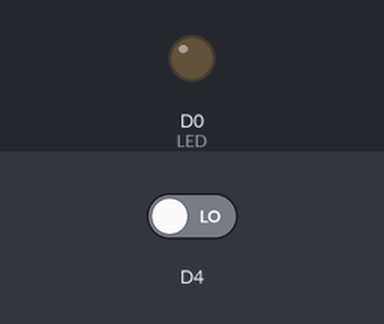
Simulated run of this sketch. Board: ESP8266 (NodeMCU). Parts: output pins drawn as LEDs (lit = HIGH). The test bench sets the inputs (shaded band); at power-on: D4 LOW.

Above: at 2.8 s.
2.9 s: D4 driven HIGH
At 3.5 s:
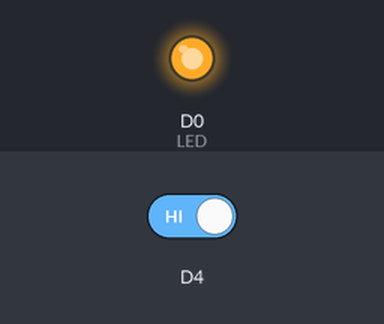
4.5 s: D4 driven LOW
At 6.2 s:
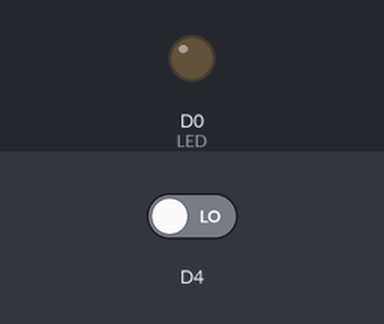
Timing chart, 0 to 7.7 s (numbered marks = the images above; inputs shaded):
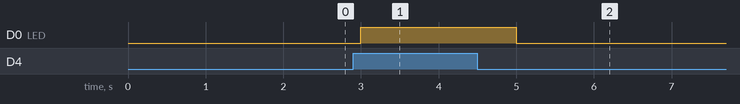

Measured:
- after the input at 2.9 s, D0 (LED): LOW → HIGH after 0.10 s
- after the input at 4.5 s, D0 (LED): HIGH → LOW after 0.50 s

The sketch:

NODE_MCU_SWITCH.ino
```cpp
#define LED D0
void setup()
{
  pinMode(LED, OUTPUT);
  pinMode(D4, INPUT);
}

void loop()
{
  int x=digitalRead(D4);
  if (x==1)
  {
  digitalWrite(LED, HIGH);
  delay(1000); // Wait for 1000 millisecond(s)
}
 else
{
  digitalWrite(LED, LOW);
  delay(1000); // Wait for 1000 millisecond(s)
}
}
```
